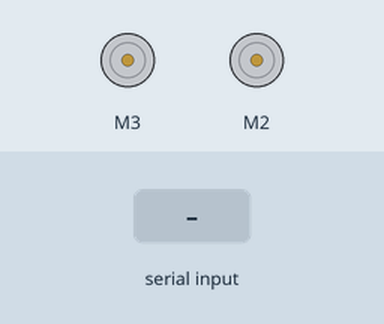
The sketch below on a simulated Arduino Uno, built with avr-gcc and run on an emulated ATmega328P. Shown: 2 × DC motor (green arrow = forward, orange = backward, longer = faster). Inputs (shaded band) come from the test bench.

Above: at 1.2 s.
1.3 s: "1\n" received over Serial
At 2.4 s:
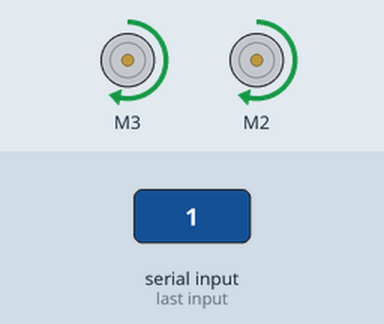
2.8 s: "2\n" received over Serial
At 3.5 s:
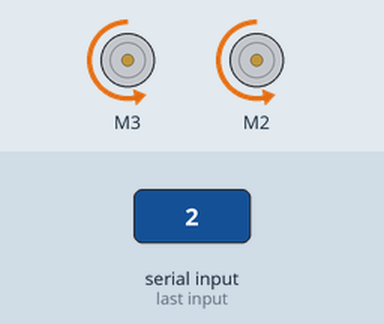
4.3 s: "3\n" received over Serial
At 4.7 s:
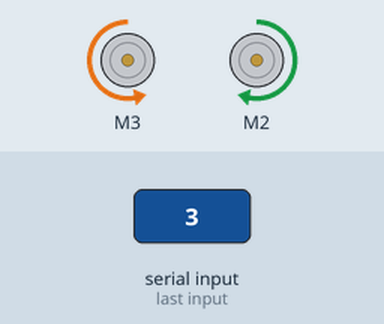
5.8 s: "4\n" received over Serial
At 7.0 s:
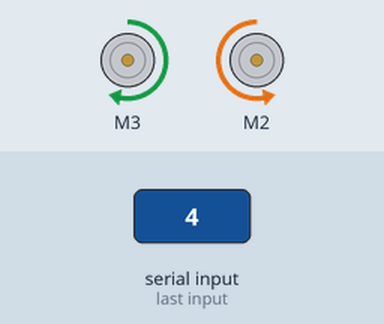
7.3 s: "0\n" received over Serial
At 8.1 s:
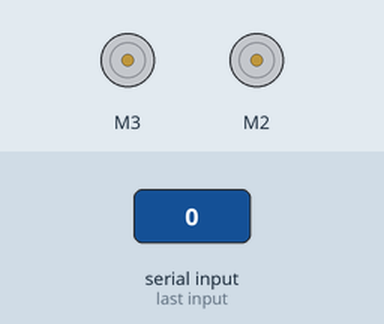
Timing chart, 0 to 9.8 s (numbered marks = the images above; inputs shaded):
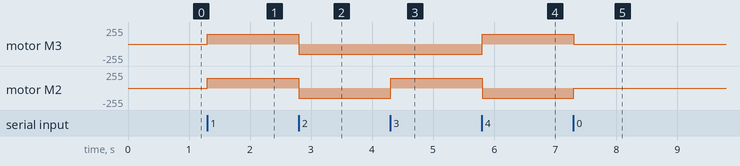

The sketch:

Wireless-Serial-Arduino-Controlled-Car.ino
```cpp
#include <AFMotor.h>

AF_DCMotor right_motor(3);
AF_DCMotor left_motor(2);

int speed_val =150;

void setup() {
  Serial.begin(9600);

  right_motor.setSpeed(speed_val);
  right_motor.run(RELEASE);

  left_motor.setSpeed(speed_val);
  left_motor.run(RELEASE);
}

bool ser=false;

void loop() {


  if(Serial.available() > 0)  {
int incomingData;
  incomingData = Serial.readStringUntil('\n').toInt();


    switch(incomingData) {

        case 0:
              if(ser){
           Serial.println("STOP");
        }
           right_motor.run(RELEASE);
           left_motor.run(RELEASE);

           break;

        case 1:
           // handle ‘1’
           if(ser){
           Serial.println("FORWARD");
           }
            right_motor.run(FORWARD);
            right_motor.setSpeed(speed_val);

            left_motor.run(FORWARD);
            left_motor.setSpeed(speed_val);

           break;

        case 2:
           // handle ‘2’
           if(ser){
           Serial.println("BACKWARD");
           }
            right_motor.run(BACKWARD);
            right_motor.setSpeed(speed_val);

            left_motor.run(BACKWARD);
            left_motor.setSpeed(speed_val);
           break;

        case 3:
           // handle ‘3’
           if(ser){
           Serial.println("RIGHT");
           }
            right_motor.run(BACKWARD);
            right_motor.setSpeed(speed_val);

            left_motor.run(FORWARD);
            left_motor.setSpeed(speed_val);
           break;

        case 4:
           // handle ‘4’
           if(ser){
           Serial.println("LEFT");
           }
            right_motor.run(FORWARD);
            right_motor.setSpeed(speed_val);

            left_motor.run(BACKWARD);
            left_motor.setSpeed(speed_val);
           break;
        case 5:
           // handle ‘5’
           if(ser){
            ser= false;
           }else{
            ser=true;
            Serial.println("OUT");
           }
           break;


          case 6:
           // handle ‘6’
           if(ser){
           Serial.println("CONNECTED");
           }
            Serial.println(6);
           break;
        default:
        if(ser){
           Serial.println("INVALID");
        }


           break;
   }
 }


}
```

Measured:
- after the input at 1.3 s, motor M3, motor M2: stopped → forward 150/255 at once
- after the input at 2.8 s, motor M3, motor M2: forward 150/255 → backward 150/255 at once
- after the input at 4.3 s, motor M2: backward 150/255 → forward 150/255 at once
- after the input at 5.8 s, motor M3: backward 150/255 → forward 150/255 at once; motor M2: forward 150/255 → backward 150/255 at once
- after the input at 7.3 s, motor M3: forward 150/255 → stopped at once; motor M2: backward 150/255 → stopped at once
